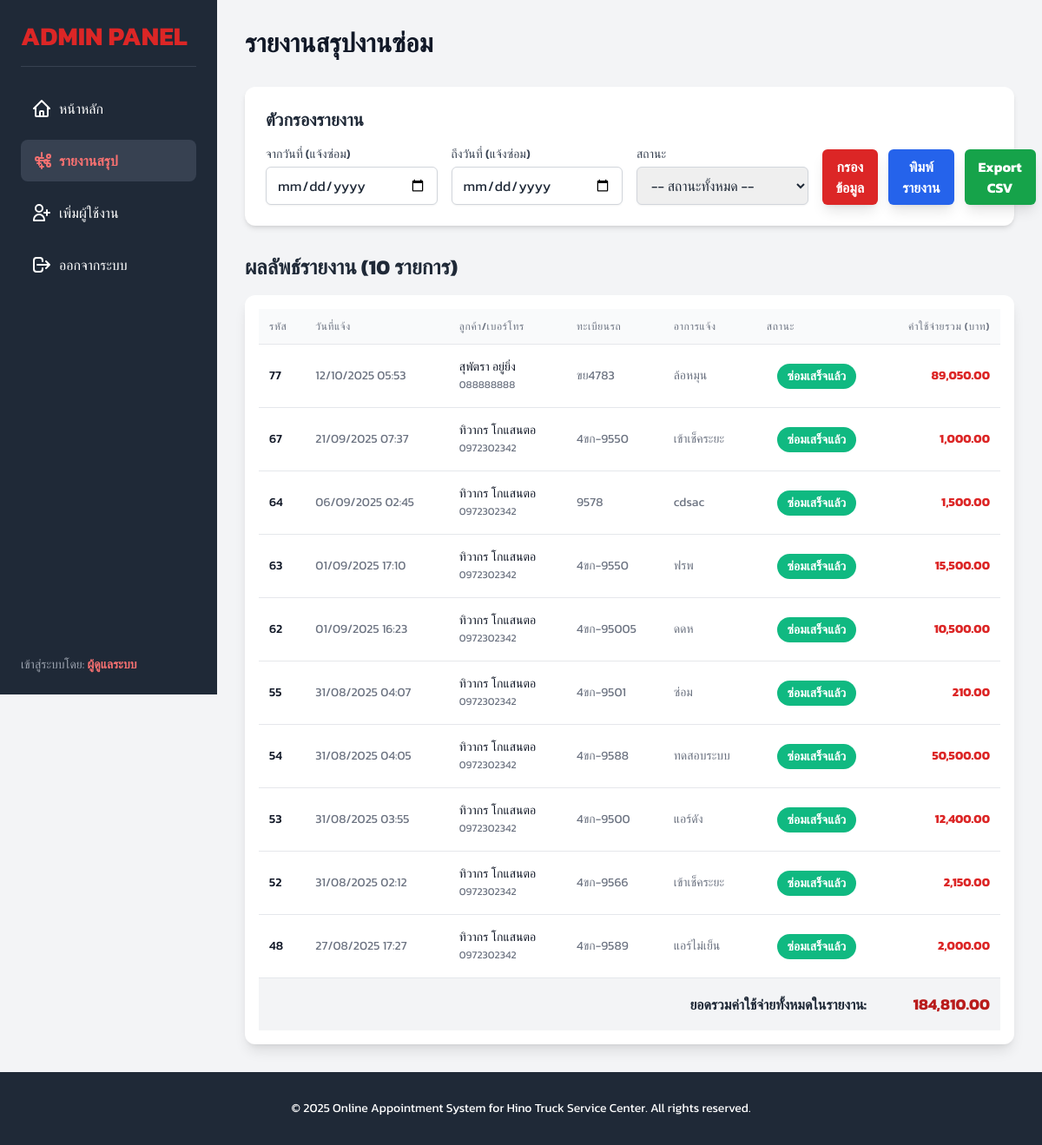
The app's page /admin_reports.php (signed in) with its own data.
### tables this page shows
CREATE TABLE `service_requests` (
  `request_id` int(11) NOT NULL,
  `vehicle_id` int(11) DEFAULT NULL,
  `description` text NOT NULL,
  `symptoms` text DEFAULT NULL,
  `appointment_date` datetime NOT NULL,
  `status` enum('pending','in_progress','completed','cancelled') DEFAULT 'pending',
  `notes` text DEFAULT NULL,
  `cost` decimal(10,2) DEFAULT NULL,
  `created_at` timestamp NOT NULL DEFAULT current_timestamp(),
  `queue_number` varchar(10) DEFAULT NULL
);

CREATE TABLE `customers` (
  `customer_id` int(11) NOT NULL,
  `first_name` varchar(50) NOT NULL,
  `last_name` varchar(50) NOT NULL,
  `email` varchar(100) NOT NULL,
  `phone` varchar(15) DEFAULT NULL,
  `password_hash` varchar(255) NOT NULL,
  `created_at` timestamp NOT NULL DEFAULT current_timestamp(),
  `reset_token` varchar(255) DEFAULT NULL,
  `token_expiry` datetime DEFAULT NULL
);

CREATE TABLE `vehicles` (
  `vehicle_id` int(11) NOT NULL,
  `customer_id` int(11) DEFAULT NULL,
  `brand` varchar(50) NOT NULL,
  `model` varchar(50) NOT NULL,
  `year` varchar(10) DEFAULT NULL,
  `license_plate` varchar(20) NOT NULL,
  `vin_number` varchar(17) DEFAULT NULL
);

### admin_reports.php (the view, shortened to what this page needs)
<?php
include 'db_connect.php';
$admin_name = isset($_SESSION['first_name']) ? $_SESSION['first_name'] : 'ผู้ดูแลระบบ';
function getThaiStatus($status) {
    switch($status) {
        case 'completed': return 'ซ่อมเสร็จแล้ว';
    }
}
$start_date = $_GET['start_date'] ?? '';
$end_date = $_GET['end_date'] ?? '';
$sql = "
    SELECT
        sr.request_id, sr.created_at, sr.status, sr.description, sr.appointment_date,
        v.license_plate, v.brand, v.model, v.year,
        c.first_name, c.last_name, c.phone, c.email,
        IFNULL(rs.total_cost, 0.00) AS total_cost,
        IFNULL(rs.labor_cost, 0.00) AS labor_cost,
        rs.parts_details, rs.pickup_date
    FROM service_requests sr
    JOIN vehicles v ON sr.vehicle_id = v.vehicle_id
    JOIN customers c ON v.customer_id = c.customer_id
    LEFT JOIN repair_summary rs ON sr.request_id = rs.request_id
";
$sql .= " ORDER BY sr.created_at DESC";
$stmt = $conn->prepare($sql);
$stmt->execute();
$result = $stmt->get_result();
$report_data = $result->fetch_all(MYSQLI_ASSOC);
?>
<!DOCTYPE html>
<html lang="th">
<head>
    <script src="https://cdn.tailwindcss.com"></script>
</head>
<body class="bg-gray-100 text-gray-800">
    <aside class="sidebar bg-gray-800 text-white p-6 space-y-6">
        <h1 class="text-3xl font-bold text-red-600 border-b border-gray-700 pb-4 mb-6">ADMIN PANEL</h1>
        <nav class="space-y-3">
            <a href="admin_dashboard.php" class="flex items-center space-x-2 p-3 rounded-lg hover:bg-gray-700 transition duration-200">
                <span>หน้าหลัก</span>
            </a>
            <a href="admin_reports.php" class="flex items-center space-x-2 p-3 rounded-lg bg-gray-700 text-red-400 font-semibold transition duration-200">
                <span>รายงานสรุป</span>
            </a>
            <a href="admin_add_employee.php" class="flex items-center space-x-2 p-3 rounded-lg hover:bg-gray-700 transition duration-200">
                <svg xmlns="http://www.w3.org/2000/svg" class="h-6 w-6" fill="none" viewBox="0 0 24 24" stroke="currentColor">
                    <path stroke-linecap="round" stroke-linejoin="round" stroke-width="2" d="M18 9v3m0 0v3m0-3h3m-3 0h-3m-2-5a4 4 0 11-8 0 4 4 0 018 0zM3 20a6 6 0 0112 0v1H3v-1z" />
                </svg>
                <span>เพิ่มผู้ใช้งาน</span>
            </a>
            <a href="admin_logout.php" class="flex items-center space-x-2 p-3 rounded-lg hover:bg-gray-700 transition duration-200">
                <svg xmlns="http://www.w3.org/2000/svg" class="h-6 w-6" fill="none" viewBox="0 0 24 24" stroke="currentColor">
                    <path stroke-linecap="round" stroke-linejoin="round" stroke-width="2" d="M17 16l4-4m0 0l-4-4m4 4H7m6 4v1a3 3 0 01-3 3H6a3 3 0 01-3-3V7a3 3 0 013-3h4a3 3 0 013 3v1" />
                </svg>
                <span>ออกจากระบบ</span>
            </a>
        </nav>
        <div class="absolute bottom-6 left-6 text-sm text-gray-400">
            เข้าสู่ระบบโดย: <span class="font-semibold text-red-400"><?= htmlspecialchars($admin_name) ?></span>
        </div>
    </aside>
    <main class="main-content">
        <h1 class="text-3xl font-bold text-gray-900 mb-8">รายงานสรุปงานซ่อม</h1>
        <div class="bg-white shadow-md rounded-xl p-6 mb-8 filter-section">
            <h2 class="text-xl font-semibold text-gray-800 mb-4">ตัวกรองรายงาน</h2>
            <form method="GET" action="admin_reports.php" class="grid grid-cols-1 sm:grid-cols-2 md:grid-cols-4 gap-4 items-end">
                <div class="form-group">
                    <label for="start_date" class="block text-sm font-medium text-gray-700">จากวันที่ (แจ้งซ่อม)</label>
                    <input type="date" id="start_date" name="start_date"
                           value="<?php echo htmlspecialchars($start_date); ?>"
                           class="mt-1 block w-full px-3 py-2 border border-gray-300 rounded-md shadow-sm">
                </div>
                <div class="form-group">
                    <label for="end_date" class="block text-sm font-medium text-gray-700">ถึงวันที่ (แจ้งซ่อม)</label>
                    <input type="date" id="end_date" name="end_date"
                           value="<?php echo htmlspecialchars($end_date); ?>"
                           class="mt-1 block w-full px-3 py-2 border border-gray-300 rounded-md shadow-sm">
                </div>
                <div class="form-group">
                    <label for="status_filter" class="block text-sm font-medium text-gray-700">สถานะ</label>
                    <select id="status_filter" name="status_filter" class="mt-1 block w-full px-3 py-2 border border-gray-300 rounded-md shadow-sm">
                        <option value="">-- สถานะทั้งหมด --</option>
                    </select>
                </div>
                <div class="flex space-x-3">
                    <button type="submit"
                            class="bg-red-600 hover:bg-red-700 text-white font-bold py-2 px-4 rounded-md shadow-lg transition duration-200">
                        กรองข้อมูล
                    </button>
                    <button type="button" onclick="window.print()"
                            class="bg-blue-600 hover:bg-blue-700 text-white font-bold py-2 px-4 rounded-md shadow-lg transition duration-200">
                        พิมพ์รายงาน
                    </button>
                    <a href="admin_reports.php?export=csv&<?php echo http_build_query($_GET); ?>"
                       class="bg-green-600 hover:bg-green-700 text-white font-bold py-2 px-4 rounded-md shadow-lg transition duration-200 text-center">
                        Export CSV
                    </a>
                </div>
            </form>
        </div>
        <h2 class="text-2xl font-bold text-gray-800 mb-4">ผลลัพธ์รายงาน (<?php echo count($report_data); ?> รายการ)</h2>
        <div class="overflow-x-auto bg-white shadow-lg rounded-xl p-4">
            <?php if (!empty($report_data)): ?>
            <table class="min-w-full divide-y divide-gray-200 table-auto">
                <thead class="bg-gray-50">
                    <tr>
                        <th class="px-3 py-3 text-left text-xs font-medium text-gray-500 uppercase tracking-wider">รหัส</th>
                        <th class="px-3 py-3 text-left text-xs font-medium text-gray-500 uppercase tracking-wider">วันที่แจ้ง</th>
                        <th class="px-3 py-3 text-left text-xs font-medium text-gray-500 uppercase tracking-wider">ลูกค้า/เบอร์โทร</th>
                        <th class="px-3 py-3 text-left text-xs font-medium text-gray-500 uppercase tracking-wider">ทะเบียนรถ</th>
                        <th class="px-3 py-3 text-left text-xs font-medium text-gray-500 uppercase tracking-wider">อาการแจ้ง</th>
                        <th class="px-3 py-3 text-left text-xs font-medium text-gray-500 uppercase tracking-wider">สถานะ</th>
                        <th class="px-3 py-3 text-right text-xs font-medium text-gray-500 uppercase tracking-wider">ค่าใช้จ่ายรวม (บาท)</th>
                    </tr>
                </thead>
                <tbody class="bg-white divide-y divide-gray-200">
                    <?php
                        $grand_total_cost = 0;
                        foreach ($report_data as $row):
                            $status_class = 'status-' . $row['status'];
                            $total_cost = (float)$row['total_cost'];
                            $grand_total_cost += $total_cost;
                        ?>
                    <tr>
                        <td class="px-3 py-4 whitespace-nowrap text-sm font-medium text-gray-900"><?= htmlspecialchars($row['request_id']) ?></td>
                        <td class="px-3 py-4 whitespace-nowrap text-sm text-gray-500"><?= htmlspecialchars(date('d/m/Y H:i', strtotime($row['created_at']))) ?></td>
                        <td class="px-3 py-4 whitespace-nowrap text-sm text-gray-900">
                            <?= htmlspecialchars($row['first_name'] . ' ' . $row['last_name']) ?><br>
                            <span class="text-xs text-gray-500"><?= htmlspecialchars($row['phone'] ?? '-') ?></span>
                        </td>
                        <td class="px-3 py-4 whitespace-nowrap text-sm text-gray-500">
                            <?= htmlspecialchars($row['license_plate']) ?>
                        </td>
                        <td class="px-3 py-4 max-w-xs overflow-hidden truncate text-sm text-gray-500">
                            <?= htmlspecialchars($row['description']) ?>
                        </td>
                        <td class="px-3 py-4 whitespace-nowrap text-center">
                            <span class="status-badge <?= $status_class ?>">
                                <?= getThaiStatus($row['status']) ?>
                            </span>
                        </td>
                        <td class="px-3 py-4 whitespace-nowrap text-right text-sm font-bold text-red-600">
                            <?= number_format($total_cost, 2) ?>
                        </td>
                    </tr>
                    <?php endforeach; ?>
                </tbody>
                <tfoot class="bg-gray-100 font-bold">
                    <tr>
                        <td colspan="6" class="px-3 py-4 text-right text-base text-gray-800">ยอดรวมค่าใช้จ่ายทั้งหมดในรายงาน:</td>
                        <td class="px-3 py-4 text-right text-lg text-red-700"><?= number_format($grand_total_cost, 2) ?></td>
                    </tr>
                </tfoot>
            </table>
            <?php else: ?>
                <p class="text-center text-gray-500 p-6">ไม่พบรายการงานซ่อมตามเงื่อนไขที่กรอง</p>
            <?php endif; ?>
        </div>
    </main>
    <footer class="bg-gray-800 text-white py-8 mt-auto">
        <div class="container mx-auto px-6 text-center text-sm">
            <p>&copy;  2025 Online Appointment System for Hino Truck Service Center. All rights reserved.</p>
        </div>
    </footer>
</body>
</html>

### admin_reports.php (style rules this page uses)
body { font-family: 'Kanit', sans-serif; background-color: #f3f4f6; }
.sidebar { width: 250px; min-height: 100vh; position: fixed; top: 0; left: 0; }
.main-content { flex-grow: 1; padding: 2rem; margin-left: 250px; min-height: calc(100vh - 80px); }
.status-badge { display: inline-block; padding: 0.25rem 0.75rem; border-radius: 9999px; font-weight: 600; font-size: 0.875rem; color: white; }
.status-completed { background-color: #10b981; }
.table-auto { width: 100%; }

### records on screen
service_requests: request_id "77", created_at "12/10/2025 05:53", customers.first_name+last_name "สุพัตรา อยู่ยิ่ง", customers.phone "088888888", vehicle.license_plate "ขย4783", description "ล้อหมุน", status "ซ่อมเสร็จแล้ว", total_cost "89,050.00"
service_requests: request_id "67", created_at "21/09/2025 07:37", customers.first_name+last_name "ทิวากร โกแสนตอ", customers.phone "0972302342", vehicle.license_plate "4ขก-9550", description "เข้าเช็คระยะ", status "ซ่อมเสร็จแล้ว", total_cost "1,000.00"
service_requests: request_id "64", created_at "06/09/2025 02:45", customers.first_name+last_name "ทิวากร โกแสนตอ", customers.phone "0972302342", vehicle.license_plate "9578", description "cdsac", status "ซ่อมเสร็จแล้ว", total_cost "1,500.00"
service_requests: request_id "63", created_at "01/09/2025 17:10", customers.first_name+last_name "ทิวากร โกแสนตอ", customers.phone "0972302342", vehicle.license_plate "4ขก-9550", description "ฟรพ", status "ซ่อมเสร็จแล้ว", total_cost "15,500.00"
service_requests: request_id "62", created_at "01/09/2025 16:23", customers.first_name+last_name "ทิวากร โกแสนตอ", customers.phone "0972302342", vehicle.license_plate "4ขก-95005", description "ดดห", status "ซ่อมเสร็จแล้ว", total_cost "10,500.00"
service_requests: request_id "55", created_at "31/08/2025 04:07", customers.first_name+last_name "ทิวากร โกแสนตอ", customers.phone "0972302342", vehicle.license_plate "4ขก-9501", description "ซ่อม", status "ซ่อมเสร็จแล้ว", total_cost "210.00"
service_requests: request_id "54", created_at "31/08/2025 04:05", customers.first_name+last_name "ทิวากร โกแสนตอ", customers.phone "0972302342", vehicle.license_plate "4ขก-9588", description "ทดสอบระบบ", status "ซ่อมเสร็จแล้ว", total_cost "50,500.00"
service_requests: request_id "53", created_at "31/08/2025 03:55", customers.first_name+last_name "ทิวากร โกแสนตอ", customers.phone "0972302342", vehicle.license_plate "4ขก-9500", description "แอร์ดัง", status "ซ่อมเสร็จแล้ว", total_cost "12,400.00"
service_requests: request_id "52", created_at "31/08/2025 02:12", customers.first_name+last_name "ทิวากร โกแสนตอ", customers.phone "0972302342", vehicle.license_plate "4ขก-9566", description "เข้าเช็คระยะ", status "ซ่อมเสร็จแล้ว", total_cost "2,150.00"
service_requests: request_id "48", created_at "27/08/2025 17:27", customers.first_name+last_name "ทิวากร โกแสนตอ", customers.phone "0972302342", vehicle.license_plate "4ขก-9589", description "แอร์ไม่เย็น", status "ซ่อมเสร็จแล้ว", total_cost "2,000.00"

### other values on screen
$admin_name "ผู้ดูแลระบบ"
count($report_data) "10"
$grand_total_cost "184,810.00"
